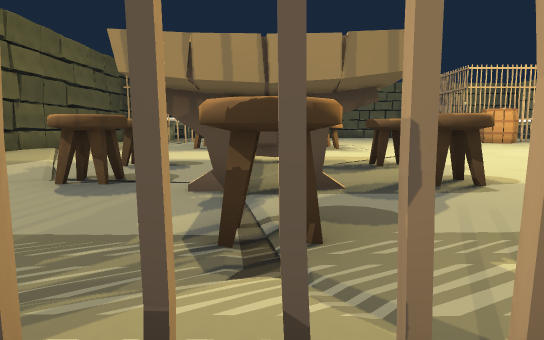
[1] (above)

24 first-person views from a walk through a scene from a Unity 3-D project. The camera is 1.4 m above the floor, tilts 6° down and sees 70° across. The floor is counted in squares, 2 m on a side. Each view is taken from the middle of a square. On the plan, view 1 faces up. The plan holds only what a view shows up to about 11 squares ahead; the rest is blank. The place goes on beyond the plan.

[2]
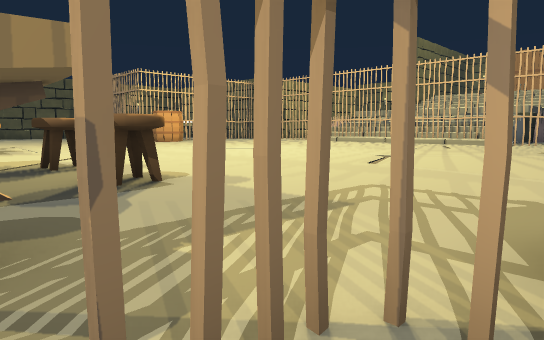

[3]
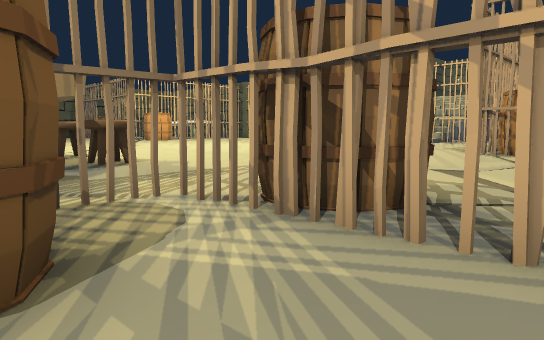

[4]
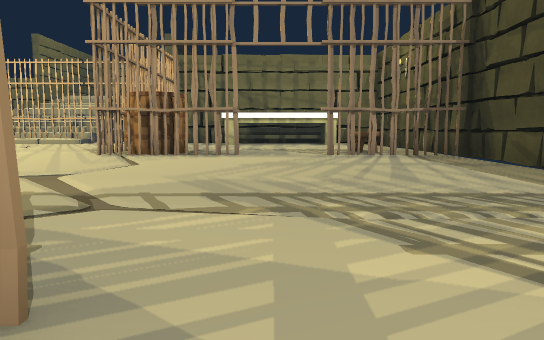

[5]
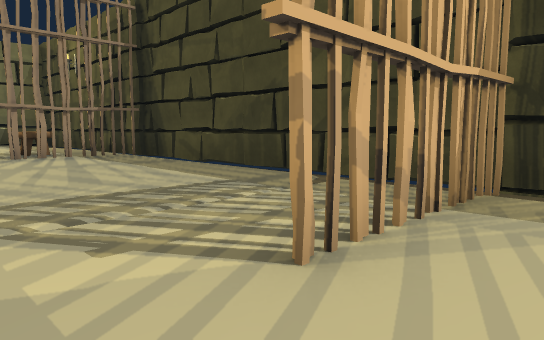

[6]
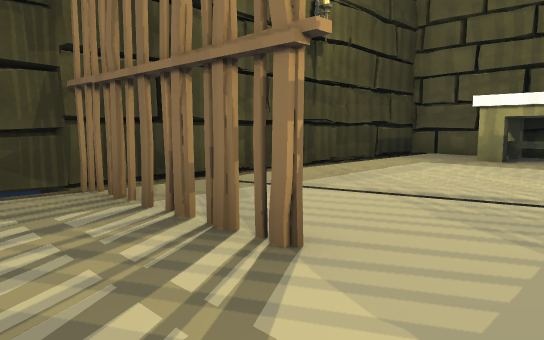

[7]
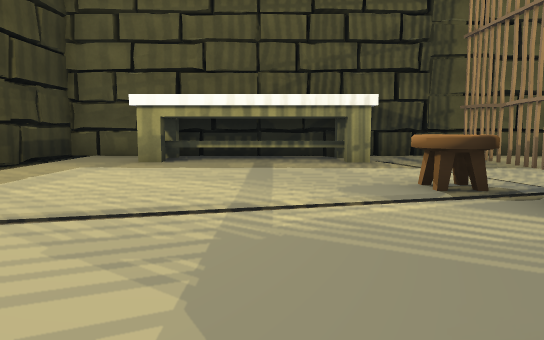

[8]
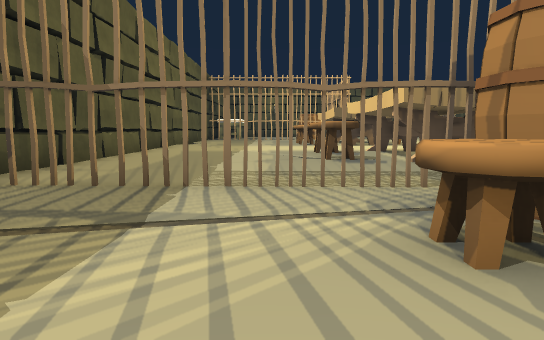

[9]
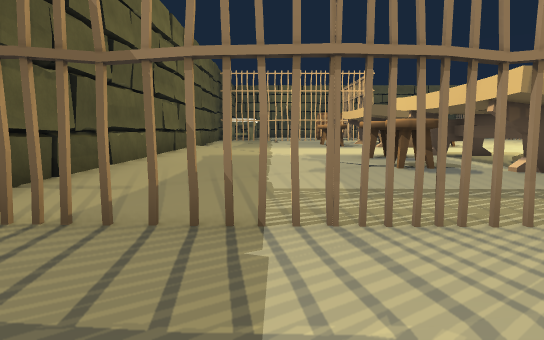

[10]
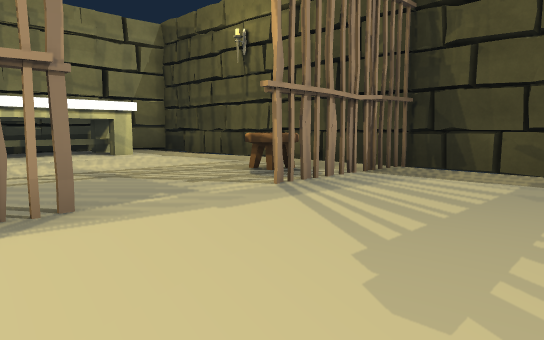

[11]
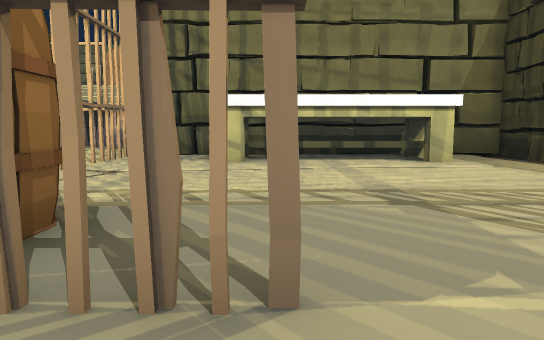

[12]
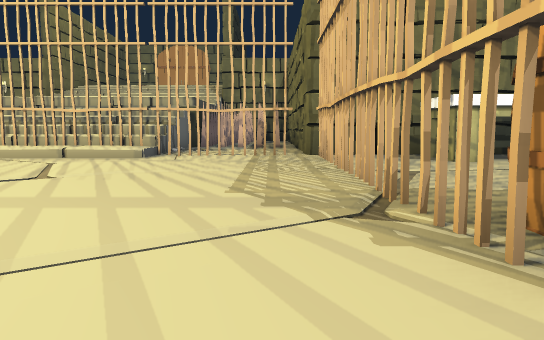

[13]
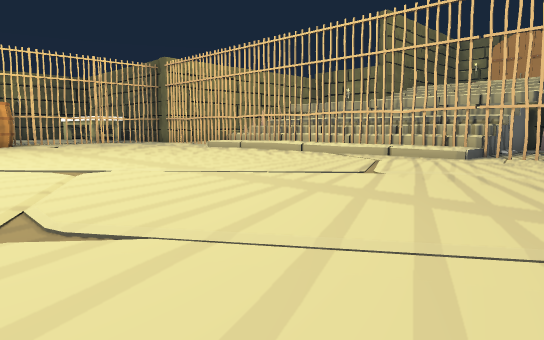

[14]
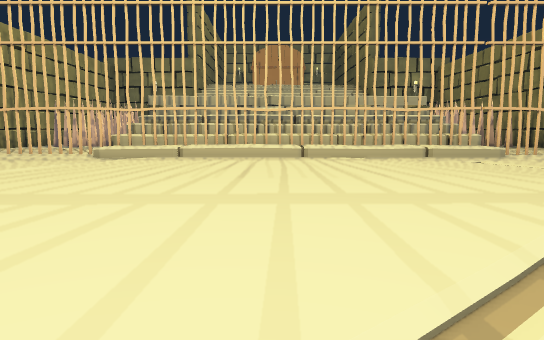

[15]
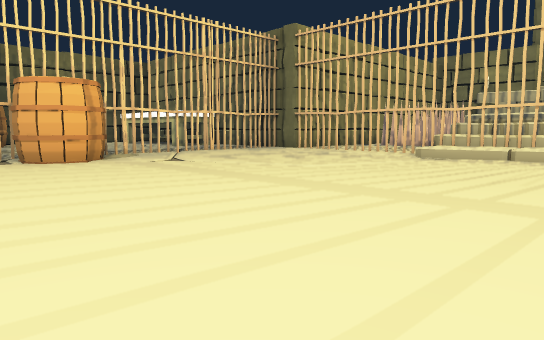

[16]
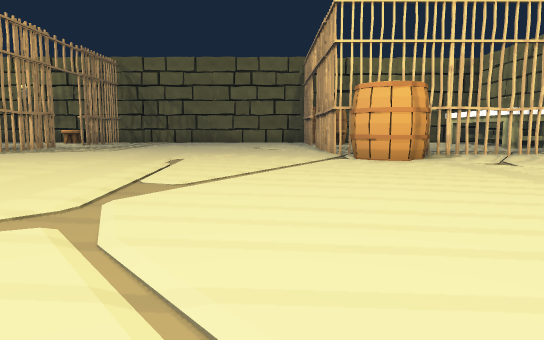

[17]
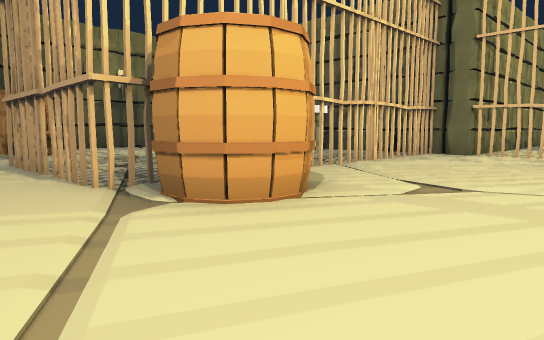

[18]
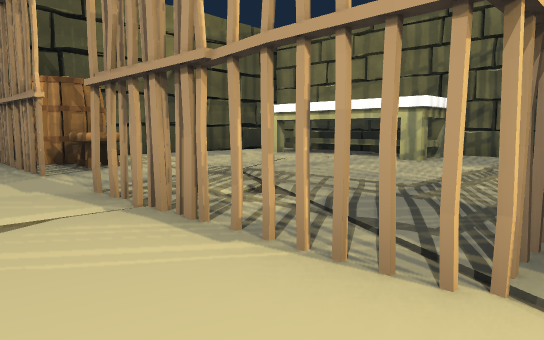

[19]
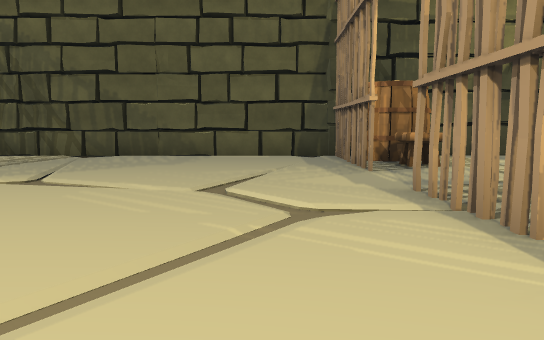

[20]
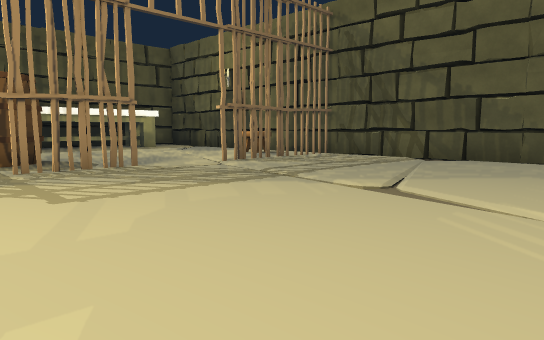

[21]
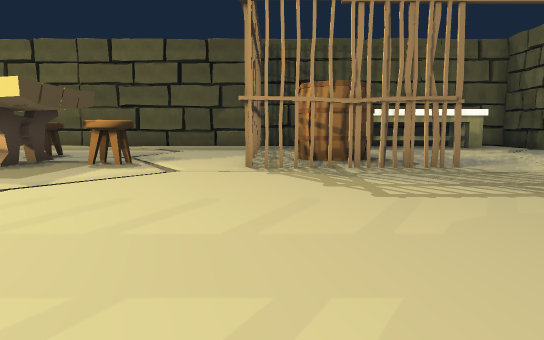

[22]
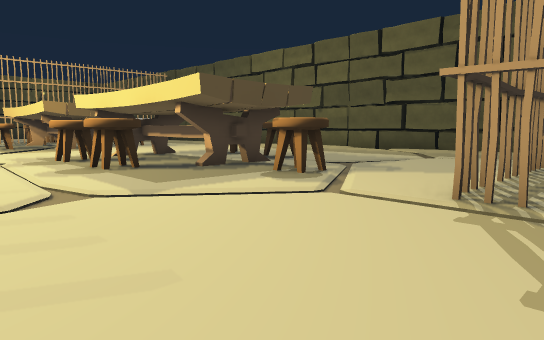

[23]
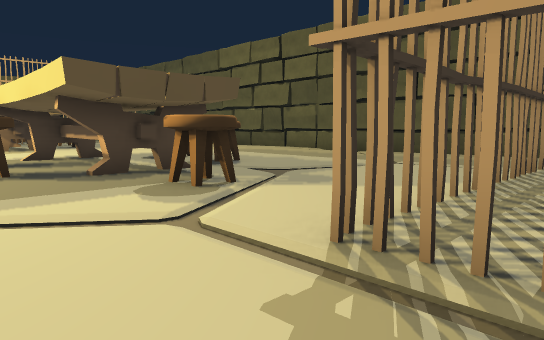

[24]
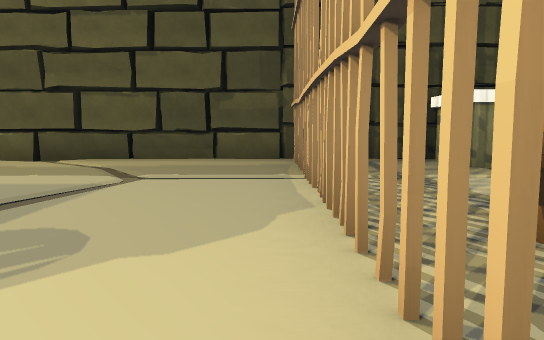

### Floor plan
Key: @ floor where view 1 was taken; # wall or solid block; x gap in a wall; . main floor; : floor 0.5 m higher than the main floor; / step, stairs or slope; ^ raised ledge; S stool; T thing the floor can be seen under or through; B barrel; O other object.
Columns run from 9 left of view 1 to 21 right of it. Each row starts with its distance up from view 1.
 32           ###########  ##
 31           #.........B  .
 30           x.........B#..
 29       ./ .x.........#S....
 28       ///.#.........#S.....^
 27       .....................^
 26       .....................^
 25 ##^.......#......./.#......^##
 24 #.....  B.x.........x........#
 23 #...... #....................#
 22 ##.x#.x####.........#........#
 21 #...................B#Bx.xx.##
 20 #...................#B.......##
 19 #........S....../..............
 18 #.............../.............
 17 #........#....../............x
 16 #.....SS.#.S.................#
 15 #..  ....#.... .............:^#
 14       OO.#.S.   ............:^^
 13        .##...   ............:^^
 12         .....    ...........:^
 11   ./     ....  .. ..........:^
 10   ./. .. .../ ...  ./.......:^
  9 #.../...........   .........::
  8 #........#//.....  ../......:^
  7 #.....SS.#/S...... .../.....::
  6 #........#.............//...:^^
  5 #.....SS##.S................/^^
  4 #............................x.
  3 #........S....................
  2 #............................x
  1 ##.x.#xTTTT........###.....x##
  0 #......BB@TT  ..... ##.......#
 -1 #......##.TB#.......#B.......#
 -2 ##^...SS........... #......^##
 -3  #^.......#........ #......^##
 -4  #^........................^#
 -5  #^...../..................^#
 -6 ##^...../.#........#.......^##
 -7 ##^.......x........#SS......##
 -8 #.........x..................#
 -9 #.........##.......##///.  ..#
-10 #########################  ###

Where each view was taken, in squares from view 1:
view 1: 0 up, 0 right, facing up
view 2: 0 up, 0 right, facing up-right
view 3: 3 down, 1 left, facing up-right
view 4: 4 down, 0 right, facing right
view 5: 4 down, 0 right, facing down-right
view 6: 4 down, 3 right, facing down-left
view 7: 4 down, 2 right, facing left
view 8: 4 down, 4 left, facing up
view 9: 2 down, 5 left, facing up
view 10: 2 down, 7 right, facing down-right
view 11: 3 down, 9 right, facing right
view 12: 2 up, 9 right, facing right
view 13: 2 up, 9 right, facing up-right
view 14: 11 up, 9 right, facing right
view 15: 11 up, 9 right, facing up-right
view 16: 11 up, 9 right, facing up
view 17: 17 up, 9 right, facing up-right
view 18: 21 up, 9 right, facing up-right
view 19: 21 up, 9 right, facing up
view 20: 22 up, 8 right, facing up-left
view 21: 22 up, 8 right, facing left
view 22: 23 up, 5 right, facing down-left
view 23: 23 up, 3 right, facing down-left
view 24: 21 up, 1 right, facing left
